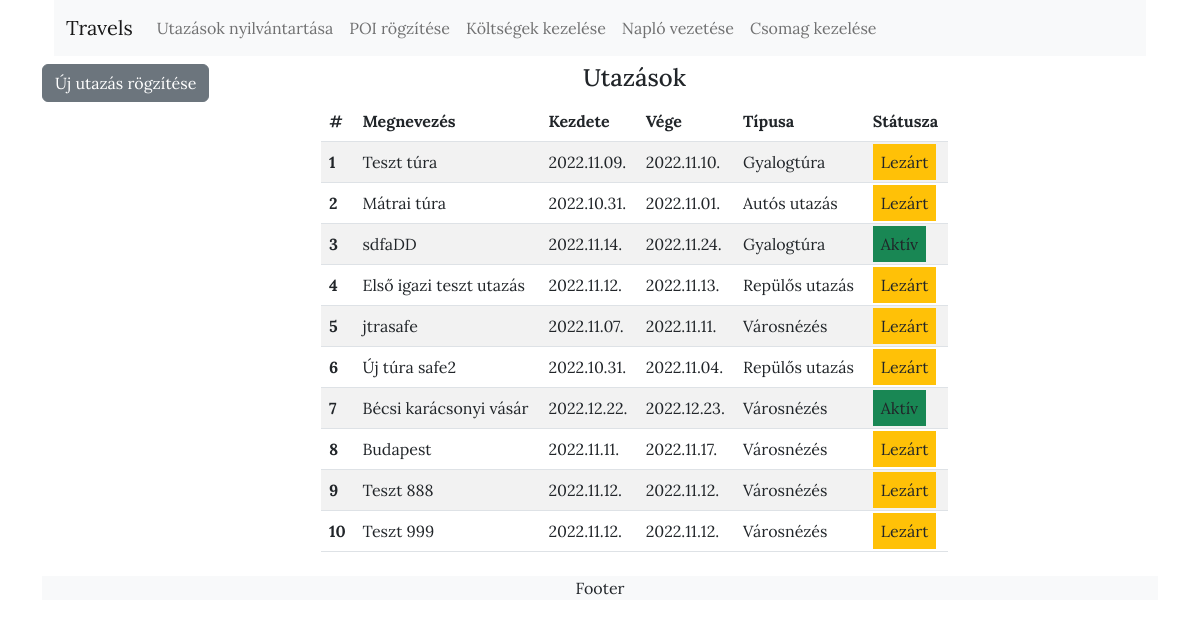
Page /travelPage.php on the committed database.
### tables this page shows
CREATE TABLE `travel` (
  `travel_id` int(11) NOT NULL,
  `travel_name` varchar(50) DEFAULT NULL,
  `travel_start` date DEFAULT NULL,
  `travel_end` date DEFAULT NULL,
  `travel_type` varchar(50) DEFAULT NULL,
  `travel_data_1` varchar(200) DEFAULT NULL,
  `travel_data_2` varchar(200) DEFAULT NULL,
  `travel_data_3` varchar(200) DEFAULT NULL,
  `travel_desc` varchar(200) DEFAULT NULL
);

### travelPage.php (called while the page is built)
<?php
    include 'header.php';
    include 'travels.php';
    include 'footer.php';
?>

### classes/classes.php (called while the page is built, shortened)
<?php
class Travel {
    private $name;
    private $start;
    private $end;
    private $type;
    public function getName(){
        return $this -> name;
    }
    public function setName($name){
        $this -> name = $name;
    }
    public function getStartDate(){
        return $this -> start;
    }
    public function setStartDate($start){
        $time = strtotime($start);
        $this -> start = date('Y.m.d.', $time);
    }
    public function getEndDate(){
        return $this -> end;
    }
    public function setEndDate($end){
        $time = strtotime("$end");
        $this -> end = date('Y.m.d.', $time);
    }
    public function getType(){
        return $this -> type;
    }
    public function setType($type){
        $this -> type = $type;
    }
}
?>

### travels.php (the view, shortened to what this page needs)
<main class="container mt-2">
    <div class="row">
        <div id="travelPage" class="row">
            <?php
            $travels = [];
            $connection = new mysqli($servername, $username, $password, $db);
            $sql = 'SELECT * FROM travel';
            $result = $connection->query($sql);
            if ($result->num_rows > 0) {
                while ($row = $result->fetch_assoc()) {
                    $travelType = "";
                    switch ($row["travel_type"]) {
                        case 0:
                            $travelType = "Gyalogtúra";
                            break;
                        case 1:
                            $travelType = "Városnézés";
                            break;
                        case 2:
                            $travelType = "Autós utazás";
                            break;
                        case 3:
                            $travelType = "Repülős utazás";
                            break;
                    }
                    array_push($travels, new Travel(
                        $row["travel_id"],
                        $row["travel_name"],
                        $row["travel_start"],
                        $row["travel_end"],
                        $travelType,
                        $row["travel_desc"],
                        $row["travel_data_1"],
                        $row["travel_data_2"],
                        $row["travel_data_3"]
                    ));
                }
            }
            ?>
            <div class="col-md-3">
                <a id="newTravelBtn" href="#" class="btn btn-secondary">Új utazás rögzítése</a>
            </div>
            <div class="col-md-7">
                <h4 class="text text-center">Utazások</h4>
                <table class="table table-striped">
                    <thead>
                        <tr>
                            <th scope="col">#</th>
                            <th scope="col">Megnevezés</th>
                            <th scope="col">Kezdete</th>
                            <th scope="col">Vége</th>
                            <th scope="col">Típusa</th>
                            <th scope="col">Státusza</th>
                        </tr>
                    </thead>
                    <tbody>
                        <?php
                        $table = "";
                        foreach ($travels as $travel) {
                            $status = "";
                            if ($travel->getEndDate() >= date('Y.m.d.', strtotime("now"))) {
                                $status = '<span class="text bg-success p-2"> Aktív </span>';
                            } else {
                                $status = '<span class="text bg-warning p-2"> Lezárt </span>';
                            }
                            $table .= '<tr>
                                            <th scope="row">' . array_search($travel, $travels) + 1 . '</th>
                                            <td>' . $travel->getName() . '</td>
                                            <td>' . $travel->getStartDate() . '</td>
                                            <td>' . $travel->getEndDate() . '</td>
                                            <td>' . $travel->getType() . '</td>
                                            <td>' . $status . '</td>
                                            </tr>';
                        }
                        echo $table;
                        ?>
                    </tbody>
                </table>
            </div>
        </div>
    </div>
</main>

### header.php (shortened to what this page needs)
<!DOCTYPE html>
<html lang="en">
<head>
    <link href="https://cdn.jsdelivr.net/npm/bootstrap@5.2.2/dist/css/bootstrap.min.css" rel="stylesheet">
    <link rel="stylesheet" href="./styles/style.css">
</head>
<body>
    <?php
        require_once 'classes/classes.php';
        include 'menu.php';
    ?>

### menu.php (shortened to what this page needs)
<div class="container">
        <section>
            <div class="container">
                <div class="row">
                    <div class="col">
                        <nav class="navbar navbar-expand-lg bg-light">
                            <div class="container-fluid">
                                <a href="index.php" class="navbar-brand">Travels</a>
                                <div class="collapse navbar-collapse" id="navbarSupportedContent">
                                    <ul class="navbar-nav me-auto mb-2 mb-lg-0">
                                        <li class="nav-item">
                                            <a id="travelMenu" href="travelPage.php" class="nav-link">Utazások nyilvántartása</a>
                                        </li>
                                        <li class="nav-item">
                                            <a id="poiMenu" href="poiPage.php" class="nav-link">POI rögzítése</a>
                                        </li>
                                        <li class="nav-item">
                                            <a id="costMenu" href="costPage.php" class="nav-link">Költségek kezelése</a>
                                        </li>
                                        <li class="nav-item">
                                            <a id="diaryMenu" href="diaryPage.php" class="nav-link">Napló vezetése</a>
                                        </li>
                                        <li class="nav-item">
                                            <a id="packageMenu" href="packagePage.php" class="nav-link">Csomag kezelése</a>
                                        </li>
                                    </ul>
                                </div>
                            </div>
                        </nav>
                    </div>
                </div>
            </div>
        </section>
    </div>

### footer.php (shortened to what this page needs)
<div class="container mt-2">
    <footer class="bg-light text-center">
        <span class="text">Footer</span>
    </footer>
</div>
</body>
</html>

### styles/style.css (style rules this page uses)
* { margin: 0; padding: 0; }
body { font-family: 'Lora', serif; }

### rows in the picture
travel: travels "1", travel_name "Teszt túra", travel_start "2022.11.09.", travel_end "2022.11.10.", Type "Gyalogtúra", shows "Lezárt"
travel: travels "2", travel_name "Mátrai túra", travel_start "2022.10.31.", travel_end "2022.11.01.", Type "Autós utazás", shows "Lezárt"
travel: travels "3", travel_name "sdfaDD", travel_start "2022.11.14.", travel_end "2022.11.24.", Type "Gyalogtúra", shows "Aktív"
travel: travels "4", travel_name "Első igazi teszt utazás", travel_start "2022.11.12.", travel_end "2022.11.13.", Type "Repülős utazás", shows "Lezárt"
travel: travels "5", travel_name "jtrasafe", travel_start "2022.11.07.", travel_end "2022.11.11.", Type "Városnézés", shows "Lezárt"
travel: travels "6", travel_name "Új túra safe2", travel_start "2022.10.31.", travel_end "2022.11.04.", Type "Repülős utazás", shows "Lezárt"
travel: travels "7", travel_name "Bécsi karácsonyi vásár", travel_start "2022.12.22.", travel_end "2022.12.23.", Type "Városnézés", shows "Aktív"
travel: travels "8", travel_name "Budapest", travel_start "2022.11.11.", travel_end "2022.11.17.", Type "Városnézés", shows "Lezárt"
travel: travels "9", travel_name "Teszt 888", travel_start "2022.11.12.", travel_end "2022.11.12.", Type "Városnézés", shows "Lezárt"
travel: travels "10", travel_name "Teszt 999", travel_start "2022.11.12.", travel_end "2022.11.12.", Type "Városnézés", shows "Lezárt"
